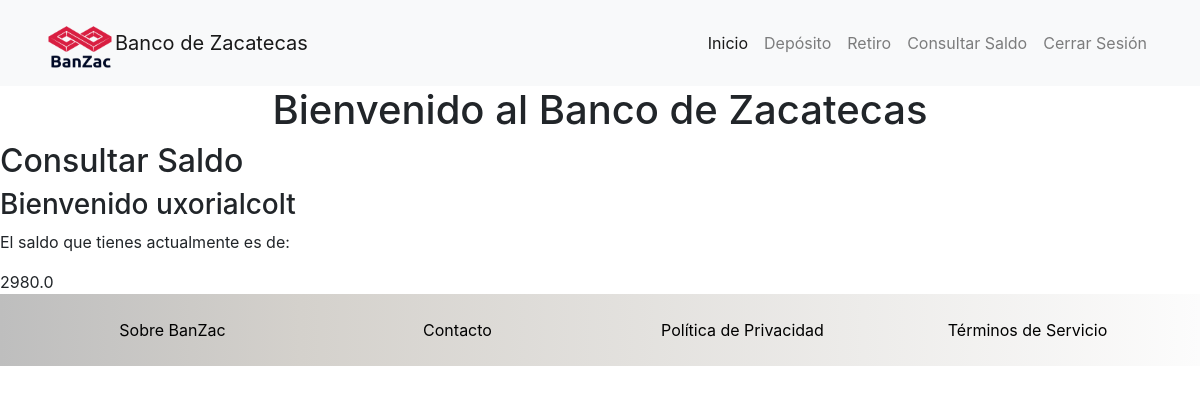
Before: /transacciones/consultar_saldo/ (signed in) with the older database file.
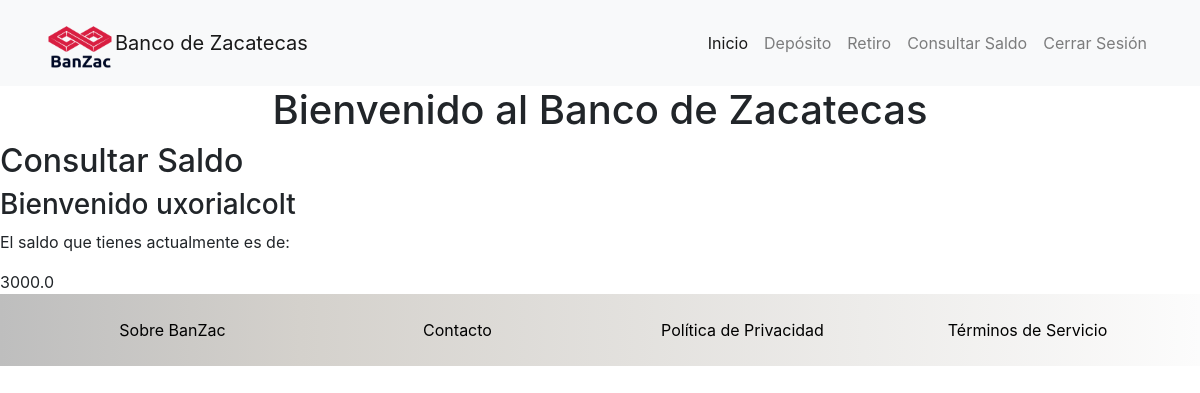
After: the same page with the newer database file.
### users/models.py (models this page shows, shortened)
class Profile(models.Model):
    user = models.OneToOneField(User, on_delete=models.CASCADE)
    website = models.URLField(max_length=200, blank=True)
    phone_number = models.CharField(max_length=20)
    card_number = models.CharField(max_length=40)
    saldo = models.FloatField(default=0)
    profile_picture = models.ImageField(upload_to='users/pictures', blank=True, null=True)
    created = models.DateTimeField(auto_now_add=True)
    modified = models.DateTimeField(auto_now=True)

### transacciones/views.py (the view)
# urls.py: path('transacciones/consultar_saldo/', transacciones_views.solicitar_saldo, name="consultar_saldo"),
@login_required
def solicitar_saldo(request):
    saldo_transaccion = Profile.objects.filter(id = request.user.profile.id).latest('created')
    saldo = saldo_transaccion.saldo
    return render(
        request = request,
        template_name = 'transacciones/saldo.html',
        context = {
            'saldo': saldo,
        }
    )

### templates/transacciones/saldo.html (shortened to what this page needs)
{% extends "base.html" %}
{% block container %}
    <h2>Consultar Saldo</h2>
    <h3> Bienvenido {{ request.user.username }}</h3>
    <p>El saldo que tienes actualmente es de: </p>
    {{ saldo }}
{% endblock %}

### templates/base.html (shortened to what this page needs)
<!doctype html>
<html lang="en">
  <head>
    {% load static %}
    <link rel="stylesheet" href="https://stackpath.bootstrapcdn.com/bootstrap/4.5.0/css/bootstrap.min.css">
    <link rel="stylesheet" href="/static/css/index.css">
  </head>
  <body>
    <header id="header">
        {% include "nav.html" %}
    </header>
    <h1 style="text-align: center;">Bienvenido al Banco de Zacatecas</h1>
    {% block container %}
    {% endblock %}
    <footer id="footer">
        {% include "footer.html" %}
    </footer>
  </body>
</html>

### templates/nav.html (shortened to what this page needs)
{% load static %}
<nav id="nav-header" class="navbar navbar-expand-lg navbar-light bg-light">
    <div class="container">
        <img src="/static/img/banzac-logo.png" alt="Banzac-logo" width="70">
        <a class="navbar-brand" href="#">Banco de Zacatecas</a>
        <div class="collapse navbar-collapse" id="navbarSupportedContent">
          <ul class="navbar-nav ml-auto">
            <li class="nav-item active">
              <a class="nav-link" href="{% url "feed" %}">Inicio <span class="sr-only">(current)</span></a>
            </li>
            <li class="nav-item">
              <a class="nav-link" href="{% url "deposito" %}">Depósito</a>
            </li>
            <li class="nav-item">
              <a class="nav-link" href="{% url "retiro" %}">Retiro</a>
            </li>
            <li class="nav-item">
              <a class="nav-link" href="{% url "consultar_saldo" %}">Consultar Saldo</a>
            </li>
            <li class="nav-item">
              <a class="nav-link" href="{% url "logout" %}">Cerrar Sesión</a>
            </li>
          </ul>
        </div>
    </div>
    </nav>

### templates/footer.html
{% load static %}
<div class="container">
    <div class="row pb-4 pt-4 text-center">
      <div class="col col-12 col-lg">
        <a href="#">Sobre BanZac</a>
      </div>
      <div class="col col-12 col-lg">
        <a href="#">Contacto</a>
      </div>
      <div class="col col-12 col-lg">
        <a href="#">Política de Privacidad</a>
      </div>
      <div class="col col-12 col-lg">
        <a href="#">Términos de Servicio</a>
      </div>
    </div>
</div>

### static/css/index.css (style rules this page uses)
#header img { width: 70px; }
#footer { background: linear-gradient(90deg, rgb(190, 190, 190), rgb(212, 209, 204) 25%, rgb(252, 252, 252)); }
#footer a { color: black; }

Changed rows visible on the page:
changed Profile: saldo "2980.0" → "3000.0"
